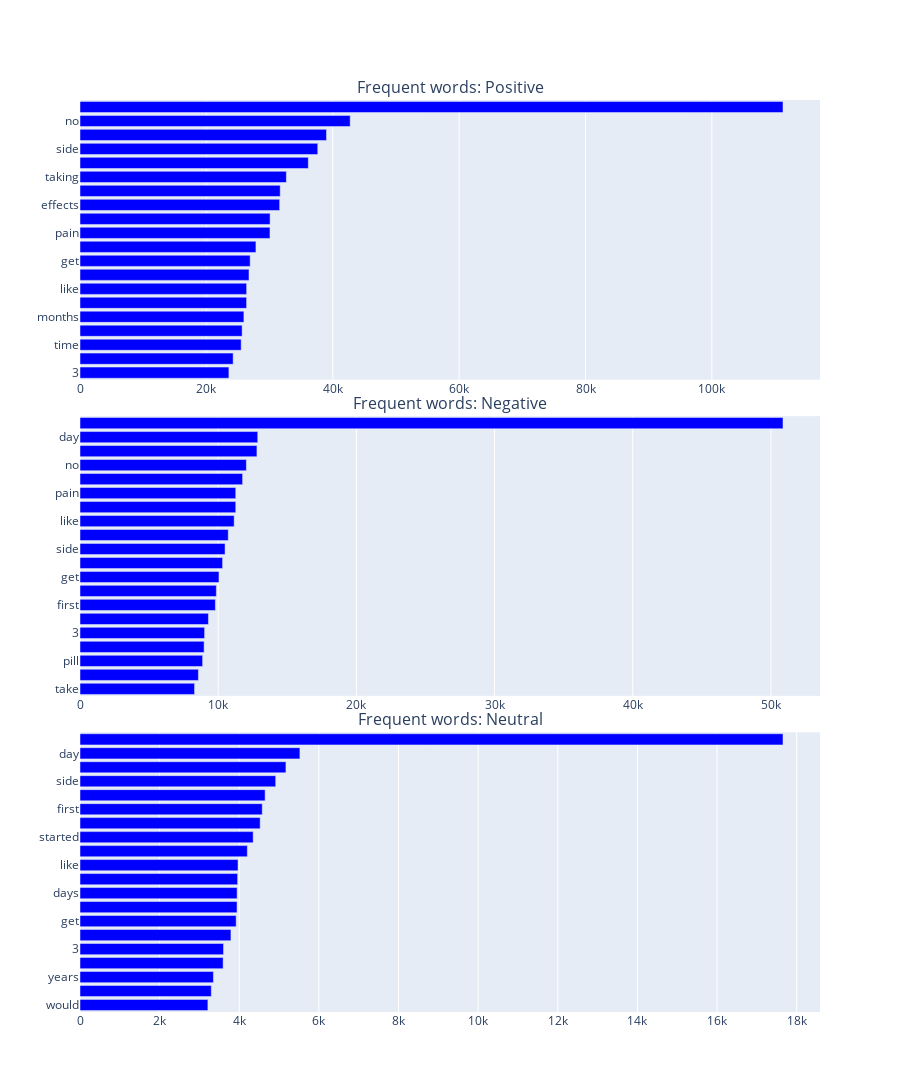

The code cell stored with this chart in its notebook:
### Code cell
plot_grams(1, "words")

### Figure 1 — Plotly figure (JSON) as saved in the notebook; plotly's stock layout.template omitted (floating-point values rounded to 4 significant figures)
{"data": [{"marker": {"color": "blue"}, "orientation": "h", "showlegend": false, "type": "bar", "x": [23565, 24238, 25506, 25662, 25938, 26364, 26370, 26746, 26931, 27843, 30066, 30084, 31598, 31687, 32658, 36131, 37626, 39010, 42759, 111256], "xaxis": "x", "y": ["3", "feel", "time", "days", "months", "would", "like", "started", "get", "2", "pain", "first", "effects", "take", "taking", "years", "side", "day", "no", "not"], "yaxis": "y"}, {"marker": {"color": "blue"}, "orientation": "h", "showlegend": false, "type": "bar", "x": [8291, 8570, 8874, 8982, 9017, 9294, 9797, 9867, 10057, 10318, 10498, 10729, 11157, 11272, 11272, 11767, 12039, 12804, 12863, 50875], "xaxis": "x2", "y": ["take", "took", "pill", "effects", "3", "time", "first", "2", "get", "days", "side", "started", "like", "would", "pain", "months", "no", "taking", "day", "not"], "yaxis": "y2"}, {"marker": {"color": "blue"}, "orientation": "h", "showlegend": false, "type": "bar", "x": [3212, 3298, 3351, 3595, 3605, 3791, 3922, 3944, 3946, 3959, 3969, 4203, 4349, 4525, 4577, 4649, 4915, 5172, 5523, 17656], "xaxis": "x3", "y": ["would", "feel", "years", "take", "3", "time", "get", "pain", "days", "2", "like", "effects", "started", "months", "first", "no", "side", "taking", "day", "not"], "yaxis": "y3"}], "layout": {"annotations": [{"font": {"size": 16}, "showarrow": false, "text": "Frequent words: Positive", "x": 0.5, "xanchor": "center", "xref": "paper", "y": 1, "yanchor": "bottom", "yref": "paper"}, {"font": {"size": 16}, "showarrow": false, "text": "Frequent words: Negative", "x": 0.5, "xanchor": "center", "xref": "paper", "y": 0.6533, "yanchor": "bottom", "yref": "paper"}, {"font": {"size": 16}, "showarrow": false, "text": "Frequent words: Neutral", "x": 0.5, "xanchor": "center", "xref": "paper", "y": 0.3067, "yanchor": "bottom", "yref": "paper"}], "height": 1200, "width": 900, "xaxis": {"anchor": "y", "domain": [0, 1]}, "xaxis2": {"anchor": "y2", "domain": [0, 1]}, "xaxis3": {"anchor": "y3", "domain": [0, 1]}, "yaxis": {"anchor": "x", "domain": [0.6933, 1]}, "yaxis2": {"anchor": "x2", "domain": [0.3467, 0.6533]}, "yaxis3": {"anchor": "x3", "domain": [0, 0.3067]}}}
